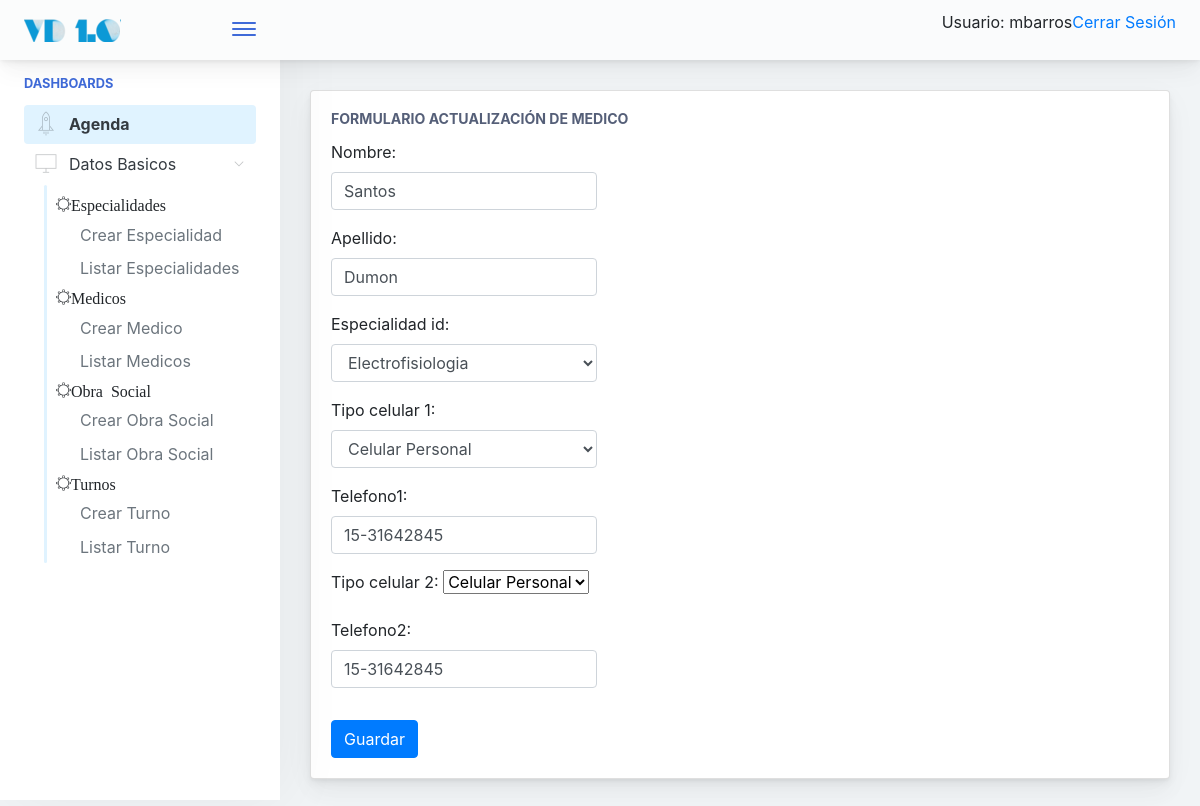
Page /agenda/medicos/update/1 (signed in) on the committed database.
### agenda/models.py (models this page shows, shortened)
class medicos(models.Model):
    nombre = models.CharField(max_length=50)
    apellido = models.CharField(max_length=50)
    especialidad_id = models.ForeignKey('especialidad', on_delete=models.CASCADE)
    tipo_celular_1 = models.CharField(max_length=20, choices=TIPO_TELEFONO, default='CP')
    telefono1 = models.CharField(max_length=60, blank=True)
    tipo_celular_2 = models.CharField(max_length=20, choices=TIPO_TELEFONO, default='CP')
    telefono2 = models.CharField(max_length=60, blank=True)

class especialidad(models.Model):
    nombre = models.CharField(max_length=50)
    def __str__(self):
        return self.nombre

### agenda/views.py (the view)
# urls.py: path('medicos/update/<int:pk>', medicos_update.as_view(), name='medicos_update'),
class medicos_update(LoginRequiredMixin, UpdateView):
	model = medicos
	template_name = 'agenda/medicos_update.html'
	form_class = medicos_form
	success_url = reverse_lazy('agenda:medicos_list')

### agenda/forms.py
class medicos_form(forms.ModelForm):
    class Meta:
        model = medicos
        fields = ('__all__')
        widgets = {
                    'nombre' : forms.TextInput(attrs=class_control),
                    'apellido' : forms.TextInput(attrs=class_control),
                    'especialidad_id' : forms.Select(attrs=class_control),
                    'tipo_celular_1' : forms.Select(attrs=class_control),
                    'telefono1' : forms.TextInput(attrs=class_control),
                    'tipo_ceclular_2' : forms.Select(attrs=class_control),
                    'telefono2' : forms.TextInput(attrs=class_control)
                    }

### templates/agenda/medicos_update.html
{% extends '../base.html' %}
{% block cuerpo %}
	<div class="main-card mb-3 card">
		<div class="card-body">
			<h5 class="card-title">Formulario Actualización de Medico</h5>
				<form action="" method="post" role="form">{% csrf_token %}
					<div class="form-row">
						<div class="col-md-4 mb-3">
							{{ form.as_p }}
						</div>
					</div>
				<button type="submit" class="btn btn-primary">Guardar</button>
				</form>
		</div>
	</div>
{% endblock %}

### templates/base.html (shortened to what this page needs)
{% load static %}
<!doctype html>
<html lang="es">
	<head>
			{% include "./utils/base_cabecera.html" %}
	</head>
<body>
    {% if user.is_authenticated %}
            <div class="app-container app-theme-white body-tabs-shadow fixed-sidebar fixed-header">
    {% else %}
        <div class="app-container app-theme-white body-tabs-shadow fixed-sidebar fixed-header closed-sidebar">
    {% endif %}
        <div class="app-header header-shadow">
            <div class="app-header__logo">
                <div class="logo-src"></div>
                <div class="header__pane ml-auto">
                    <div>
                        <button type="button" class="hamburger close-sidebar-btn hamburger--elastic" data-class="closed-sidebar">
                            <span class="hamburger-box">
                                <span class="hamburger-inner"></span>
                            </span>
                        </button>
                    </div>
                </div>
            </div>
                <div class="app-header__content">
                <div class="app-header-right">
                    <div class="header-btn-lg pr-0">
                        <div class="widget-content p-0">
                            <div class="widget-content-wrapper">
                                <div class="widget-content-left">
                                    <div class="btn-group">
    {% if user.is_authenticated %}
     <p>Usuario:  {{ user.get_username }}</p>
     <p><a href="#">Cerrar Sesión</a></p>
   {% else %}
     <p><a href="#">Ingresar</a></p>
   {% endif %}
                                    </div>
                                </div>
                            </div>
                        </div>
                    </div>        </div>
            </div>
        </div>
               <div class="app-main">
                <div class="app-sidebar sidebar-shadow">
                        <div class="scrollbar-sidebar">
                        <div class="app-sidebar__inner">
                            {% if user.is_authenticated %}
                            <ul class="vertical-nav-menu">
                                <li class="app-sidebar__heading">Dashboards</li>
                                  <li>
                                     <a href="#" class="mm-active">
                                        <i class="metismenu-icon pe-7s-rocket"></i>
                                        Agenda
                                    </a>
                                </li>
                                <li>
                                    <a href="#">
                                        <i class="metismenu-icon pe-7s-monitor"></i>
                                        Datos Basicos
                                        <i class="metismenu-state-icon pe-7s-angle-down caret-left"></i>
                                    </a>
                                    <ul>
                                    	<li><i class="pe-7s-settings">Especialidades</i></li>
                                        <li>
                                            <a href="{% url 'agenda:especialidad_create'%}">
                                                Crear Especialidad
                                            </a>
                                        </li>
                                         <li>
                                            <a href="{% url 'agenda:especialidad_list' %}">
                                                Listar Especialidades
                                            </a>
                                        </li>
                                    	<li><i class="pe-7s-settings">Medicos</i></li>
                                         <li>
                                            <a href="{% url 'agenda:medicos_create'%}">
                                                Crear Medico
                                            </a>
                                        </li>
                                        <li>
                                            <a href="{% url 'agenda:medicos_list' %}">
                                                Listar Medicos
                                            </a>
                                        </li>
                                    	<li><i class="pe-7s-settings">Obra Social</i></li>
                                          <li>
                                            <a href="{% url 'agenda:obra_social_create' %}">
                                                Crear Obra Social
                                            </a>
                                        </li>
                                        <li>
                                            <a href="{% url 'agenda:obra_social_list' %}">
                                                Listar Obra Social
                                            </a>
                                        </li>
                                        <li><i class="pe-7s-settings">Turnos</i></li>
                                                                           <li>
                                            <a href="{% url 'agenda:turno_create'%}">
                                                Crear Turno
                                            </a>
                                        </li>
										<li>
                                            <a href="{% url 'agenda:turno_list'%}">
                                                Listar Turno
                                            </a>
                                        </li>
                                    </ul>
                            </ul>
                            {% endif %}
                        </div>
                    </div>
                </div>    <div class="app-main__outer">
                <div class="app-main__inner">
			{% block cuerpo %}
			{% endblock %}
			</div>
    </div>
        </div>
    </div>
</body>
</html>

### rows in the picture
medicos: nombre "Santos", apellido "Dumon", especialidad_id "Electrofisiologia", tipo_celular_1 "Celular Personal", telefono1 "15-31642845", tipo_celular_2 "Celular Personal", telefono2 "15-31642845"

### other values in the picture
{{ user.get_username }} "mbarros"
